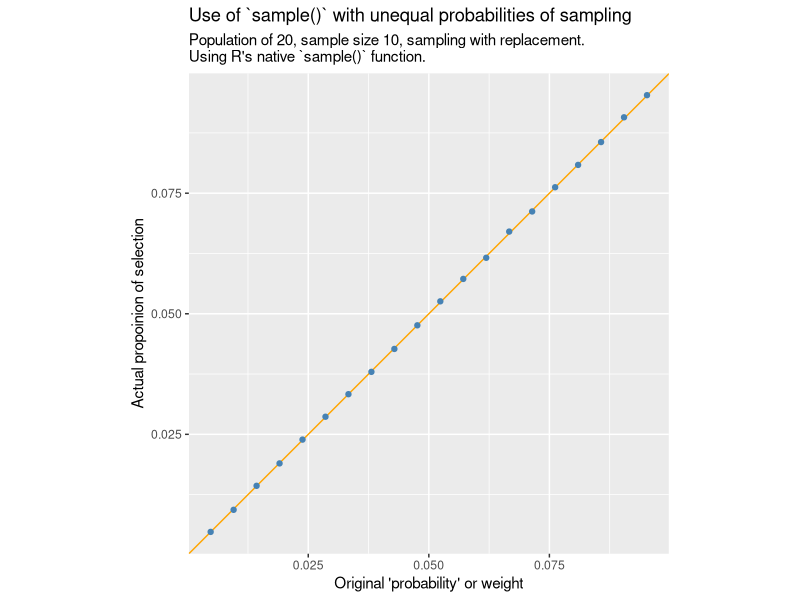

The R script that drew this image: (Note: this script raises an error after producing the figure.)

# probabilities of sampling with unequal probability with replacement aren't what
# you thought!
# https://notstatschat.rbind.io/2024/08/26/another-way-to-not-sample-with-replacement/

# see also 
# https://stats.stackexchange.com/questions/110178/brewers-method-for-sampling-with-unequal-probabilities-with-n2

library(tidyverse)
library(glue)
library(GGally)

compare_ppswor <- function(n = 10,
                           N = 20,
                           replace = FALSE,
                           reps = 1e5,
                           prob = 1:N / sum(1:N),
                           FUN = sample){

  x <- paste0("unit", 1:N)
  x <- factor(x, levels = x)
  prob <- prob / sum(prob)
  
  
  samples <- lapply(rep(n, reps), function(size){
    FUN(x, size = size, prob = prob, replace = replace)
    })
  
  s <- ifelse(replace, 'with replacement', 'without replacement')
  m <- ifelse(identical(FUN, sample), "R's native `sample()` function.", "experimental function based on Brewer (1975).")
  
  p <- tibble(
    original = prob,
    selected = as.numeric(table(unlist(samples))) / (reps * n)
  )  |>
    ggplot(aes(x = original, y = selected)) +
    geom_abline(slope = 1 , intercept = 0, colour = "orange") +
    geom_point(colour = "steelblue") +
    labs(x = "Original 'probability' or weight",
         y = "Actual propoinion of selection",
         subtitle = glue("Population of {N}, sample size {n}, sampling {s}.\nUsing {m}"),
         title = "Use of `sample()` with unequal probabilities of sampling") +
    coord_equal() 
  
  return(p)
}

p1 <- compare_ppswor(replace = TRUE)
svg_png(p1, "../img/0276-20-10-replace")

p2 <- compare_ppswor()
svg_png(p2, "../img/0276-20-10-no-replace")

p3 <- compare_ppswor(N = 50, replace = FALSE)
p4 <- compare_ppswor(N = 250, replace = FALSE)

svg_png(p3, "../img/0276-50-10-no-replace")
svg_png(p4, "../img/0276-250-10-no-replace")

p5 <- compare_ppswor(N = 20, n = 20, replace = FALSE)
svg_png(p5, "../img/0276-20-20-no-replace")

#---------Brewer method-------------
# Taken from the answer by StasK at
# https://stats.stackexchange.com/questions/110178/brewers-method-for-sampling-with-unequal-probabilities-with-n2



#' @param p probabilities of remaining units
#' @param n total sample size
#' @param k which sequence of the sample this is for the sampling of
P <- function(p, n, k){
  r <- n - k + 1
  D <- sum((p * (1 - p)) / (1 - r * p))
  new_p <- p * (1 - p) / (D * (1 - r * p))
  return(new_p)
}

sample_unequal <- function(x, size, prob, replace = FALSE, keep = FALSE){

  if(size > length(x)){
    stop("Sample size cannot be larger than the population of units")
  }
  
  if(replace){
    stop("Only sampling without replacement implemented at this point")
  }
  
  if(size > (1 / max(prob))){
    stop(glue("Sample size ({size}) cannot be larger than 1 / max(prob) (which is {1 / max(prob)})"))
  }
  
  d <- tibble(x, prob)
  
  the_sample <- x[NULL]
  remnants <- x
  remnant_p <- prob
  
  for(k in 1:size){
    new_p <- P(remnant_p, size, k)
    
    if(keep){
      d2 <- tibble(x = remnants, prob = new_p)
      names(d2)[2] <- paste0("k", k)
      d <- d |>
        left_join(d2, by = "x")
    }
    
    if(min(new_p) < 0){
      warning("Some negative probabilities returned")
      new_p <- pmax(0, new_p)
    }
    
    latest_sample <- sample(remnants, size = 1, prob = new_p)
    which_chosen <- which(remnants == latest_sample)
    remnants <- remnants[-which_chosen]
    remnant_p <- remnant_p[-which_chosen]
    the_sample <- c(the_sample, latest_sample)
    
      }
  
  if(keep){
    return(list(the_sample = the_sample, d = d)) 
  } else {
    return(the_sample)
  }
}  


compare_ppswor(FUN = sample, reps = 10000)
# there is still some systematic bias in the new method, but it is much better:
set.seed(123)
p6 <- compare_ppswor(FUN = sample_unequal, reps = 10000)
svg_png(p6, "../img/0276-20-10-no-replace-brewer")

p7 <- compare_ppswor(n = 5, FUN = sample_unequal, reps = 10000)
svg_png(p7, "../img/0276-20-5-no-replace-brewer")

stop()

#------------------extra not for blog--------------
compare_ppswor(n = 10, FUN = sample_unequal, reps = 1000)

# doesn't work when sample gets more than 50% of N in our default case
compare_ppswor(n = 11, FUN = sample_unequal, reps = 1000)

# with other probabilities with less variance it's ok
compare_ppswor(n = 11, FUN = sample_unequal, reps = 1000, prob = runif(20, 1, 10))
compare_ppswor(n = 13, FUN = sample_unequal, reps = 1000, prob = runif(20, 1, 10))
compare_ppswor(n = 14, FUN = sample_unequal, reps = 1000, prob = runif(20, 1, 10))

# as StasK says in the comments on cross-validated, if 1-rp < 0
# For us that happens when sample is more thna 50% but that's
# just because of how our p is defined
# there is a significant problem

#----------------------closer look at an example---------------
N = 20
x <- paste0("unit", 1:N)
x <- factor(x, levels = x)
p <- 1:N / sum(1:N)
stopifnot(round(sum(P(p, 10, 1)), 2) == 1)

y <- sample_unequal(x, 10, p, keep = TRUE)

apply(y$d[,-1], 2, sum, na.rm = TRUE)



compare_ppswor(FUN = sample_unequal, reps = 1000)

compare_ppswor(FUN = sample, reps = 10000)
# there is still some systematic bias in the new method, but it is much better:
compare_ppswor(FUN = sample_unequal, reps = 10000)


y$d[ , -1] |>
  ggpairs()


par(mfrow = c(2,2), bty = "l", pch = 19, family = "Calibri", 
    col = "steelblue", font.main = 1)

plot(p, P(p, 1, 1), main = "Sample size = 1", xlab = ""); abline(0, 1)
plot(p, P(p, 5, 1), main = "Sample size = 5", xlab = ""); abline(0, 1)
plot(p, P(p, 10, 1), main = "Sample size = 10"); abline(0, 1)
plot(p, P(p, 20, 1), main = "Sample size = 20"); abline(0, 1)



P(p, 10, 1)
P(p, 11, 1)

#-------------larger population and sample-----

N = 2000
x <- paste0("unit", 1:N)
x <- factor(x, levels = x)
p <- 1:N / sum(1:N)

# works ok
sample_unequal(x, size = 1000, p, keep = FALSE)

# doesn';t because this is when the 1-rp < 0
sample_unequal(x, size = 1001, p, keep = FALSE)

# with less variation in the weights
set.seed(123)
p2 <- runif(N, 1, 5)
p2 <- p2 / sum(p2)
sample_unequal(x, size = 1001, p2, keep = FALSE)
1/max(p2) 
sample_unequal(x, size = 1150, p2, keep = FALSE)
sample_unequal(x, size = 1200, p2, keep = FALSE)
